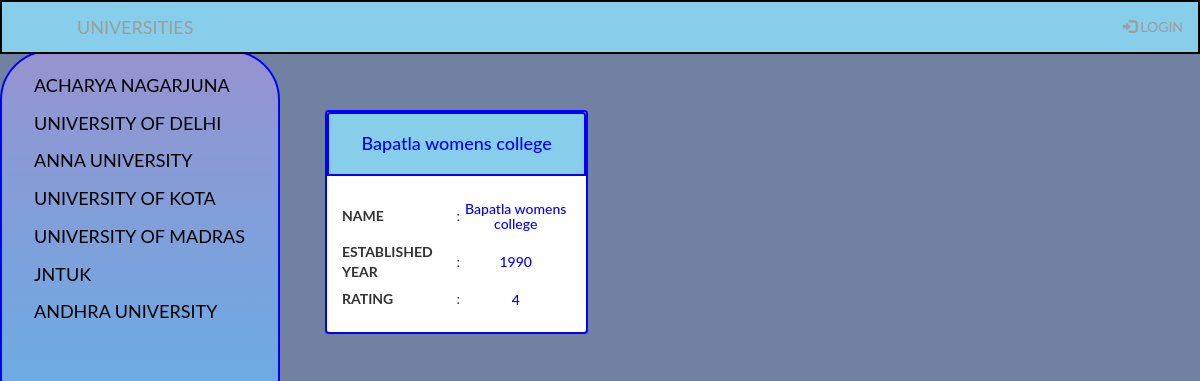
Screenshot of /University/2/AllUniversities with the database file from the repository.
### Data_Setup.py (models this page shows, shortened)
class UniversityName(Base):
    __tablename__ = 'universityname'
    id = Column(Integer, primary_key=True)
    name = Column(String(250), nullable=False)
    user_id = Column(Integer, ForeignKey('user.id'))
    user = relationship(User, backref="universityname")

class CollegeName(Base):
    __tablename__ = 'collegename'
    id = Column(Integer, primary_key=True)
    name = Column(String(350), nullable=False)
    establishedyear = Column(String(150))
    rating = Column(String(150))
    universitynameid = Column(Integer, ForeignKey('universityname.id'))
    universityname = relationship(
        UniversityName, backref=backref('collegename', cascade='all, delete'))
    user_id = Column(Integer, ForeignKey('user.id'))
    user = relationship(User, backref="collegename")

### main.py (the view)
@app.route('/University/<int:ishid>/AllUniversities')
def showColleges(ishid):
    ish_zab = session.query(UniversityName).all()
    ishs = session.query(UniversityName).filter_by(id=ishid).one()
    ishes = session.query(CollegeName).filter_by(universitynameid=ishid).all()
    try:
        if login_session['username']:
            return render_template('showColleges.html', ish_zab=ish_zab,
                                   ishs=ishs, ishes=ishes,
                                   uname=login_session['username'])
    except:
        return render_template('showColleges.html',
                               ish_zab=ish_zab, ishs=ishs, ishes=ishes)

### templates/showColleges.html (shortened to what this page needs)
{% include 'nav.html' %}
<div class="main">
{% block content %}
<div class="row" style="margin: 10px;">
{% for ishe in ishes %}
	<div class="col-sm-4 text-center">
		<div class="panel panel-primary" style="border:2px solid blue;">
			<div class="panel-heading"  style="background-color:skyblue; border:2px solid blue;">
				<h4 style="color:blue;">{{ ishe.name }}</h4>
			</div>
			<div class="panel-body text-center">
				<table>
					<tr><th>NAME</th><td>:</td><td><h5 style="color:blue;">{{ ishe.name}}</h5></td></tr>
					<tr><th>ESTABLISHED YEAR</th><td>:</td><td><h5 style="color:blue;">{{ ishe.establishedyear }}</h5></td></tr>
					<tr><th>RATING</th><td>:</td><td><h5 style="color:blue;">{{ ishe.rating }}</h5></td></tr>
				</table>
			</div>
		</div>
	</div>
{% endfor %}
</div>
{% endblock content %}
</div>

### templates/nav.html (shortened to what this page needs)
<!DOCTYPE html>
<html lang="en">
<head>
  <link rel="stylesheet" href="https://maxcdn.bootstrapcdn.com/bootstrap/3.3.7/css/bootstrap.min.css">
</head>
<body>
<nav class="navbar navbar-inverse  navbar-fixed-top" style="background-color:skyblue;border:2px solid black;">
  <div class="container-fluid">
    <div class="navbar-header">
      <a class="navbar-brand" href="{{ url_for('home') }}">&nbsp;&nbsp;&nbsp;&nbsp;&nbsp;&nbsp;&nbsp;&nbsp;&nbsp;&nbsp;&nbsp;&nbsp;&nbsp;UNIVERSITIES</a>
    </div>
    <ul class="nav navbar-nav navbar-right">
      {% if 'username' in session %}
            <li><button class="btn btn-warning mr-sm-2" style="margin-top: 5px;background-color:#7181A2;border:2px solid #7181A2;margin-bottom: 5px;"><a href="{{ url_for('addUniversity')}}"><h6 style="color:white;">ADD UNIVERSITY</h6></a></button></li>
            <li style="margin: 10px;"><p class="text-primary mr-sm-2">{{ session.username }}</p></li>
            <li><a href="{{ url_for('logout')}}"><span class="glyphicon glyphicon-log-in"></span> LOGOUT</a></li>
      {% else %}
            <li><a href="{{ url_for('showLogin')}}"><span class="glyphicon glyphicon-log-in"></span> LOGIN</a></li>
      {% endif %}
    </ul>
  </div>
</nav>
<div class="sidenav">
  <table>
      {% for ish in ish_zab %}
      <tr>
          <td><a href="{{ url_for('showColleges',ishid=ish.id)}}">{{ish.name}}</a></td>
        </tr>
      {% endfor %}
  </table>
</div>
</body>
</html>

### templates/nav.html (style rules this page uses)
body { font-family: "Lato", sans-serif; background-color:#7181A2; }
.sidenav { height: 100%; width: 280px; position: fixed; z-index: 1; top: 50px; left: 0; background: linear-gradient(to top, #33ccff 0%, #9693CF 100%); overflow-x: hidden; padding-top: 15px; border:2px solid blue; border-radius:50px; }
.sidenav a { padding: 6px 6px 6px 32px; text-decoration: none; font-size: 18px; color: black; display: block; }
.main { margin-left: 300px; }

### rows the page displays
UniversityName: name "ACHARYA NAGARJUNA"
UniversityName: name "UNIVERSITY OF DELHI"
UniversityName: name "ANNA UNIVERSITY"
UniversityName: name "UNIVERSITY OF KOTA"
UniversityName: name "UNIVERSITY OF MADRAS"
UniversityName: name "JNTUK"
UniversityName: name "ANDHRA UNIVERSITY"
CollegeName: name "Bapatla womens college", establishedyear "1990", rating "4"
